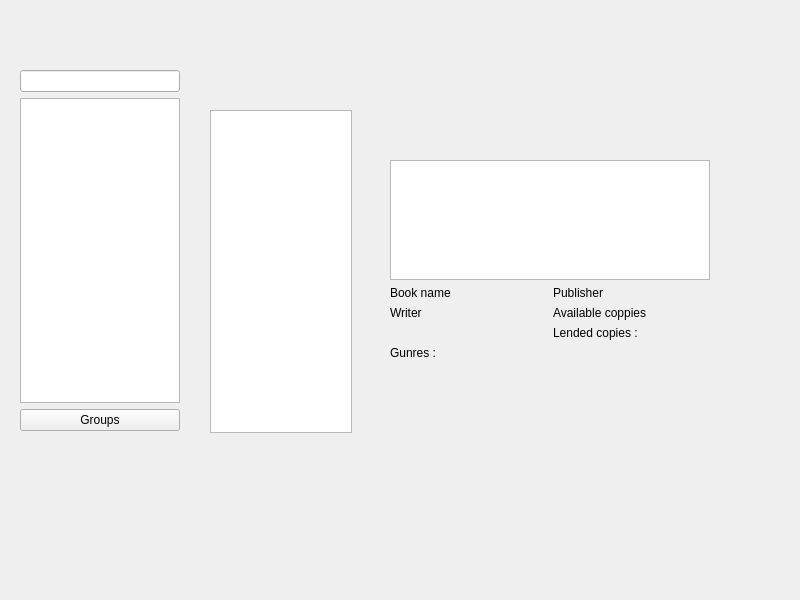
<?xml version="1.0" encoding="UTF-8"?>
<ui version="4.0">
 <class>ReadOnly_Page</class>
 <widget class="QMainWindow" name="ReadOnly_Page">
  <property name="geometry">
   <rect>
    <x>0</x>
    <y>0</y>
    <width>800</width>
    <height>600</height>
   </rect>
  </property>
  <property name="windowTitle">
   <string>MainWindow</string>
  </property>
  <widget class="QWidget" name="centralwidget">
   <widget class="QWidget" name="verticalLayoutWidget">
    <property name="geometry">
     <rect>
      <x>20</x>
      <y>70</y>
      <width>160</width>
      <height>361</height>
     </rect>
    </property>
    <layout class="QVBoxLayout" name="leftsidebar">
     <item>
      <widget class="QLineEdit" name="Search_bar_input"/>
     </item>
     <item>
      <widget class="QListWidget" name="BookList_Widget_output"/>
     </item>
     <item>
      <widget class="QPushButton" name="Gunre_show_button">
       <property name="text">
        <string>Groups</string>
       </property>
      </widget>
     </item>
    </layout>
   </widget>
   <widget class="QWidget" name="Read_widget" native="true">
    <property name="geometry">
     <rect>
      <x>390</x>
      <y>160</y>
      <width>320</width>
      <height>200</height>
     </rect>
    </property>
    <layout class="QGridLayout" name="Read_Widget">
     <item row="2" column="1">
      <widget class="QLabel" name="Read_avalablecopies">
       <property name="text">
        <string>Available coppies</string>
       </property>
      </widget>
     </item>
     <item row="3" column="1">
      <widget class="QLabel" name="Read_lendedCopies_lable">
       <property name="text">
        <string>Lended copies :</string>
       </property>
      </widget>
     </item>
     <item row="4" column="0" colspan="2">
      <widget class="QLabel" name="Read_Gunre_lable">
       <property name="text">
        <string>Gunres :</string>
       </property>
      </widget>
     </item>
     <item row="1" column="0">
      <widget class="QLabel" name="Read_Name_lable">
       <property name="text">
        <string>Book name</string>
       </property>
      </widget>
     </item>
     <item row="1" column="1">
      <widget class="QLabel" name="Read_pub_lable">
       <property name="text">
        <string>Publisher</string>
       </property>
      </widget>
     </item>
     <item row="0" column="0" colspan="2">
      <widget class="QTextBrowser" name="Read__output"/>
     </item>
     <item row="2" column="0">
      <widget class="QLabel" name="Read_Writer_lable">
       <property name="text">
        <string>Writer</string>
       </property>
      </widget>
     </item>
    </layout>
   </widget>
   <widget class="QListWidget" name="GunreList_widget_output">
    <property name="geometry">
     <rect>
      <x>210</x>
      <y>110</y>
      <width>142</width>
      <height>323</height>
     </rect>
    </property>
   </widget>
  </widget>
 </widget>
 <resources/>
 <connections/>
</ui>
